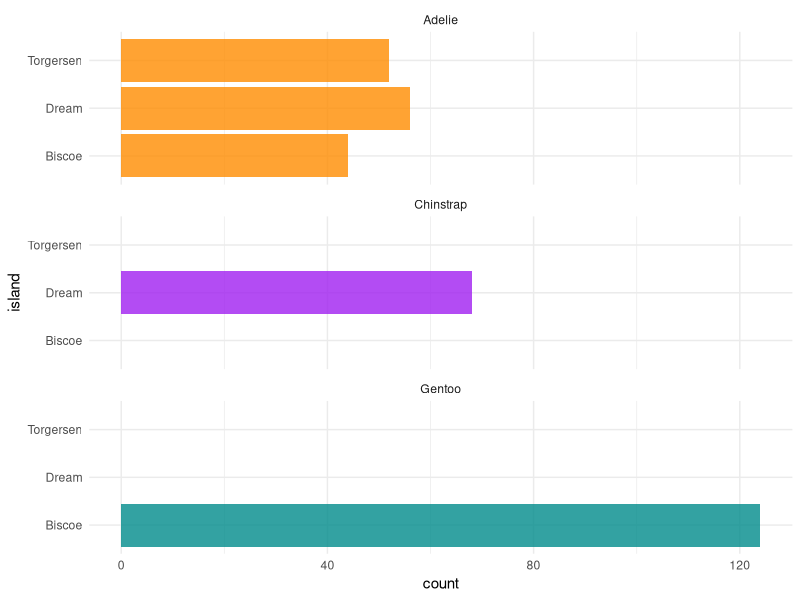
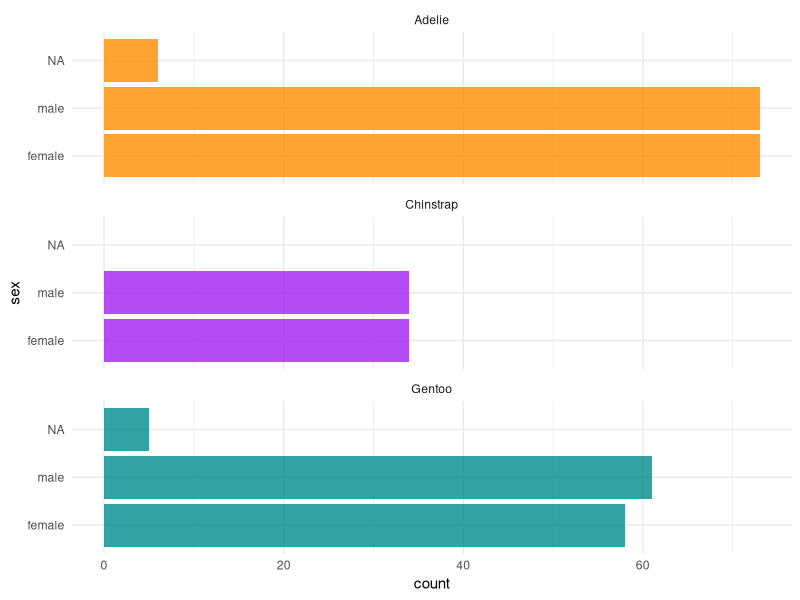
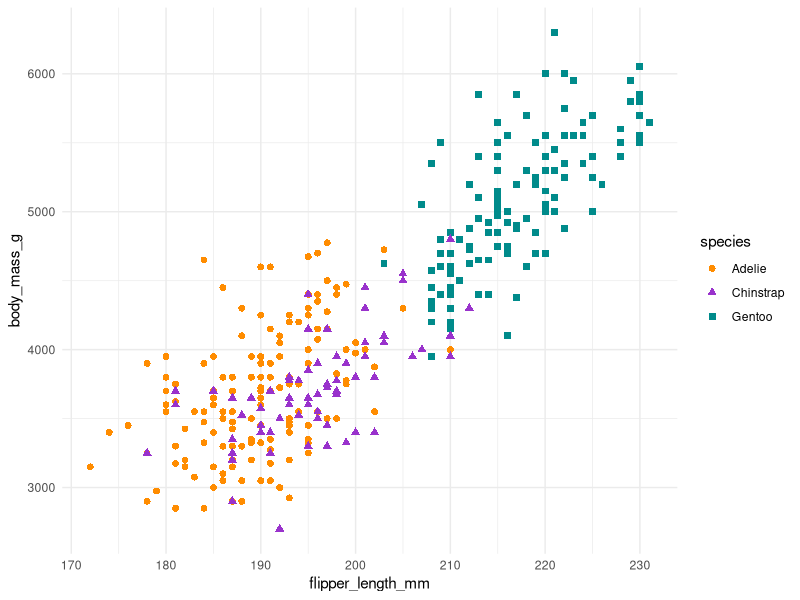
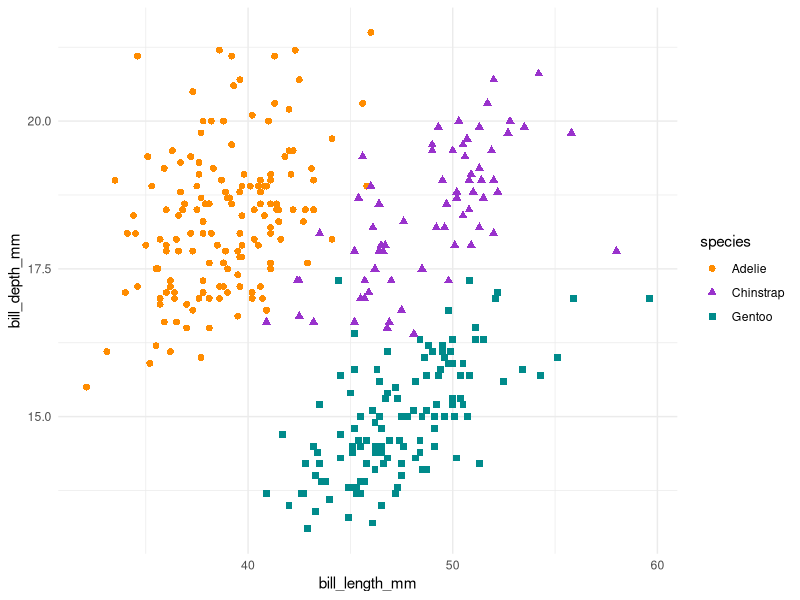
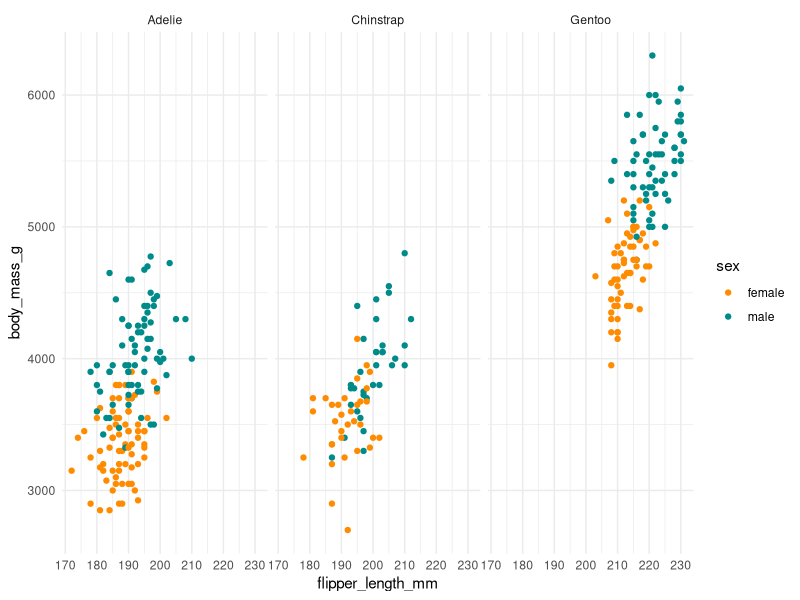
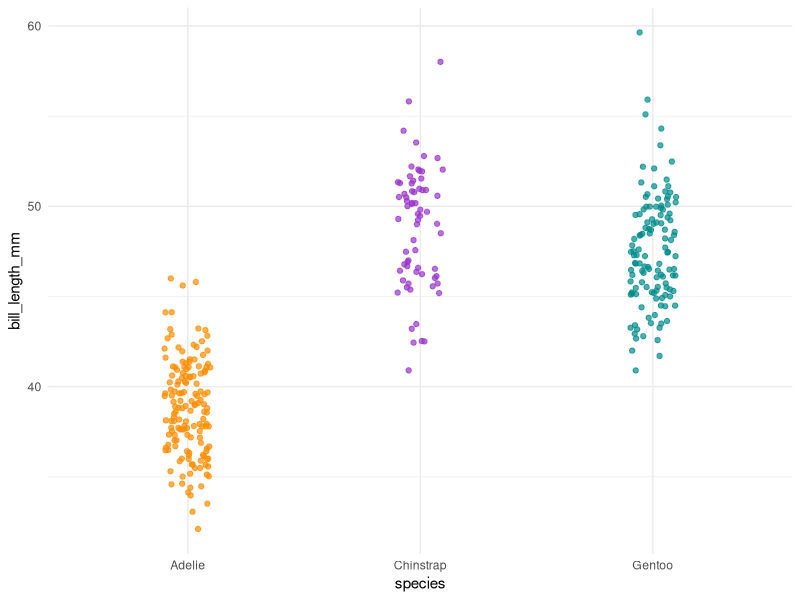
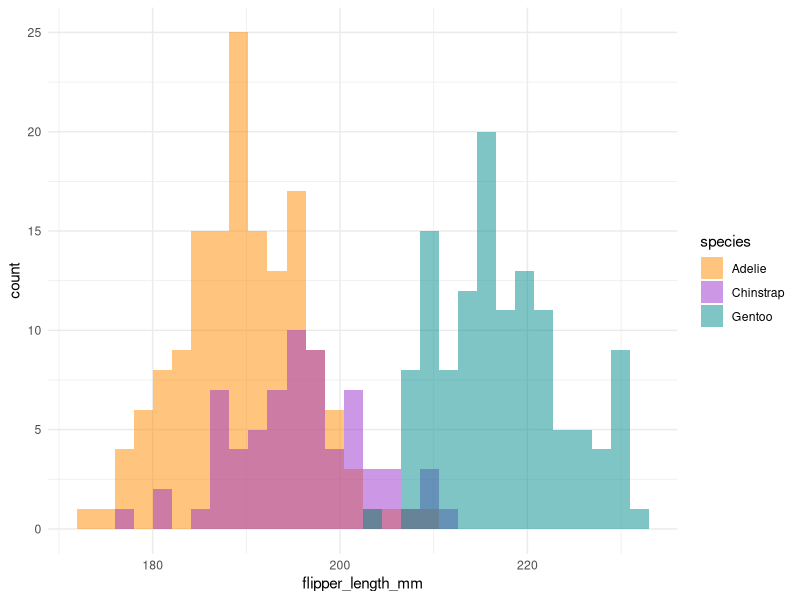

R code for these plots, in order:
## ---- chunk 1
knitr::opts_chunk$set(
  collapse = TRUE,
  comment = "#>",
  warning = FALSE,
  message = FALSE,
  out.width = "100%"
)
## ---- chunk 2
library(palmerpenguins)
library(dplyr)
library(ggplot2)
theme_set(theme_minimal())
## ---- chunk 3
glimpse(penguins)
## ---- chunk 4
penguins %>%
  dplyr::select(where(is.factor)) %>% 
  glimpse()
## ---- chunk 5
# Count penguins for each species / island
penguins %>%
  count(species, island, .drop = FALSE)
## ---- chunk 6
ggplot(penguins, aes(x = island, fill = species)) +
  geom_bar(alpha = 0.8) +
  scale_fill_manual(values = c("darkorange","purple","cyan4"), 
                    guide = FALSE) +
  theme_minimal() +
  facet_wrap(~species, ncol = 1) +
  coord_flip()
## ---- chunk 7
# Count penguins for each species / sex
penguins %>%
  count(species, sex, .drop = FALSE)
## ---- chunk 8
ggplot(penguins, aes(x = sex, fill = species)) +
  geom_bar(alpha = 0.8) +
  scale_fill_manual(values = c("darkorange","purple","cyan4"), 
                    guide = FALSE) +
  theme_minimal() +
  facet_wrap(~species, ncol = 1) +
  coord_flip()
## ---- chunk 9
penguins %>%
  dplyr::select(body_mass_g, ends_with("_mm")) %>% 
  glimpse()
## ---- chunk 10
# Scatterplot example 1: penguin flipper length versus body mass
ggplot(data = penguins, aes(x = flipper_length_mm, y = body_mass_g)) +
  geom_point(aes(color = species, 
                 shape = species),
             size = 2) +
  scale_color_manual(values = c("darkorange","darkorchid","cyan4")) 

# Scatterplot example 2: penguin bill length versus bill depth
ggplot(data = penguins, aes(x = bill_length_mm, y = bill_depth_mm)) +
  geom_point(aes(color = species, 
                 shape = species),
             size = 2)  +
  scale_color_manual(values = c("darkorange","darkorchid","cyan4"))
## ---- chunk 11
ggplot(penguins, aes(x = flipper_length_mm,
                     y = body_mass_g)) +
  geom_point(aes(color = sex)) +
  scale_color_manual(values = c("darkorange","cyan4"), 
                     na.translate = FALSE) +
  facet_wrap(~species)
## ---- chunk 12
# Jitter plot example: bill length by species
ggplot(data = penguins, aes(x = species, y = bill_length_mm)) +
  geom_jitter(aes(color = species),
              width = 0.1, 
              alpha = 0.7,
              show.legend = FALSE) +
  scale_color_manual(values = c("darkorange","darkorchid","cyan4"))

# Histogram example: flipper length by species
ggplot(data = penguins, aes(x = flipper_length_mm)) +
  geom_histogram(aes(fill = species), alpha = 0.5, position = "identity") +
  scale_fill_manual(values = c("darkorange","darkorchid","cyan4"))
## ---- chunk 13
citation("palmerpenguins")
